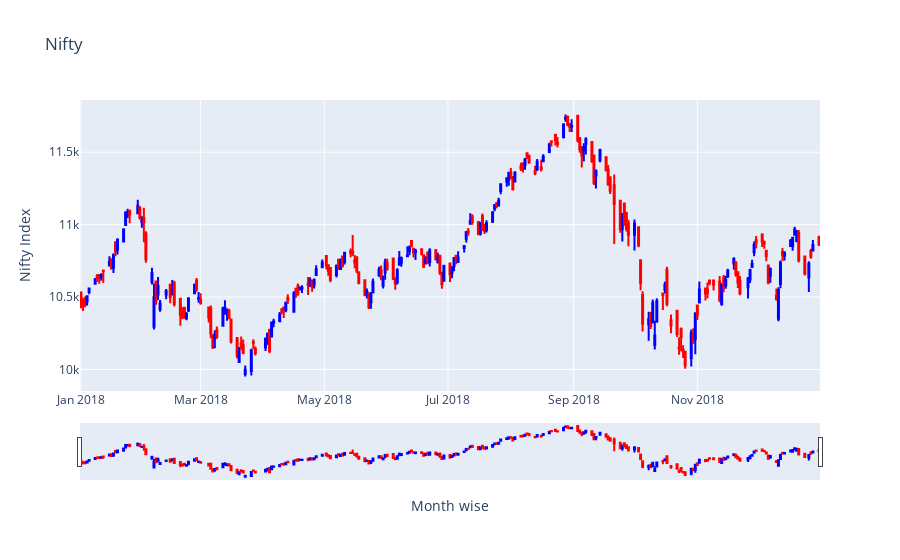

The notebook cell saved with this chart:
### Code cell
figure.show()

### Figure 1 — Plotly figure (JSON) as saved in the notebook; plotly's stock layout.template omitted (floating-point values rounded to 4 significant figures; data arrays with more than 128 entries replaced by an {"elided": "..."} marker saying what was removed)
{"data": [{"close": {"elided": "246 float values"}, "decreasing": {"line": {"color": "red"}}, "high": {"elided": "246 float values"}, "increasing": {"line": {"color": "blue"}}, "low": {"elided": "246 float values"}, "open": {"elided": "246 float values"}, "type": "candlestick", "x": {"elided": "246 str values"}}], "layout": {"title": {"text": "Nifty"}, "xaxis": {"title": {"text": "Month wise"}}, "yaxis": {"title": {"text": "Nifty Index"}}}}
